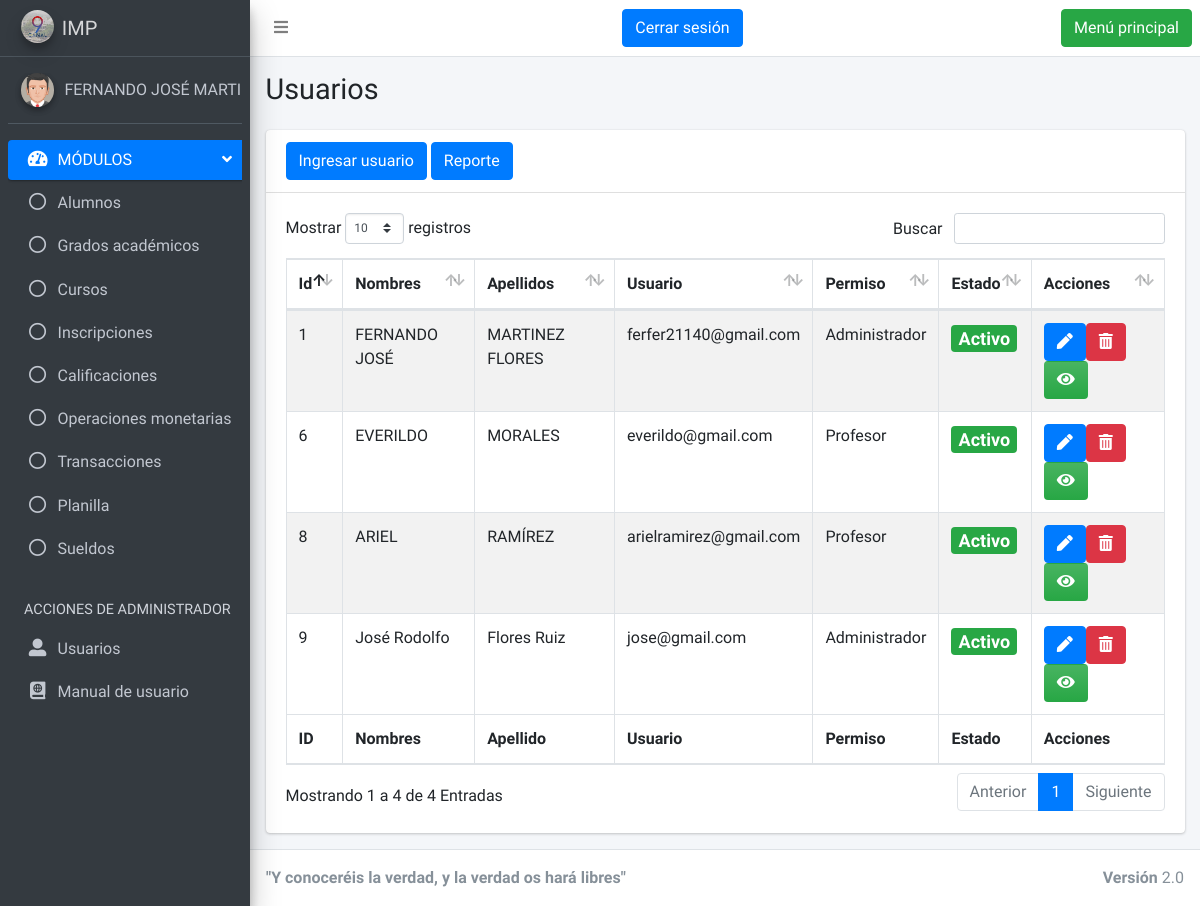
The app's page /vistas/usuario.php (signed in), older data.
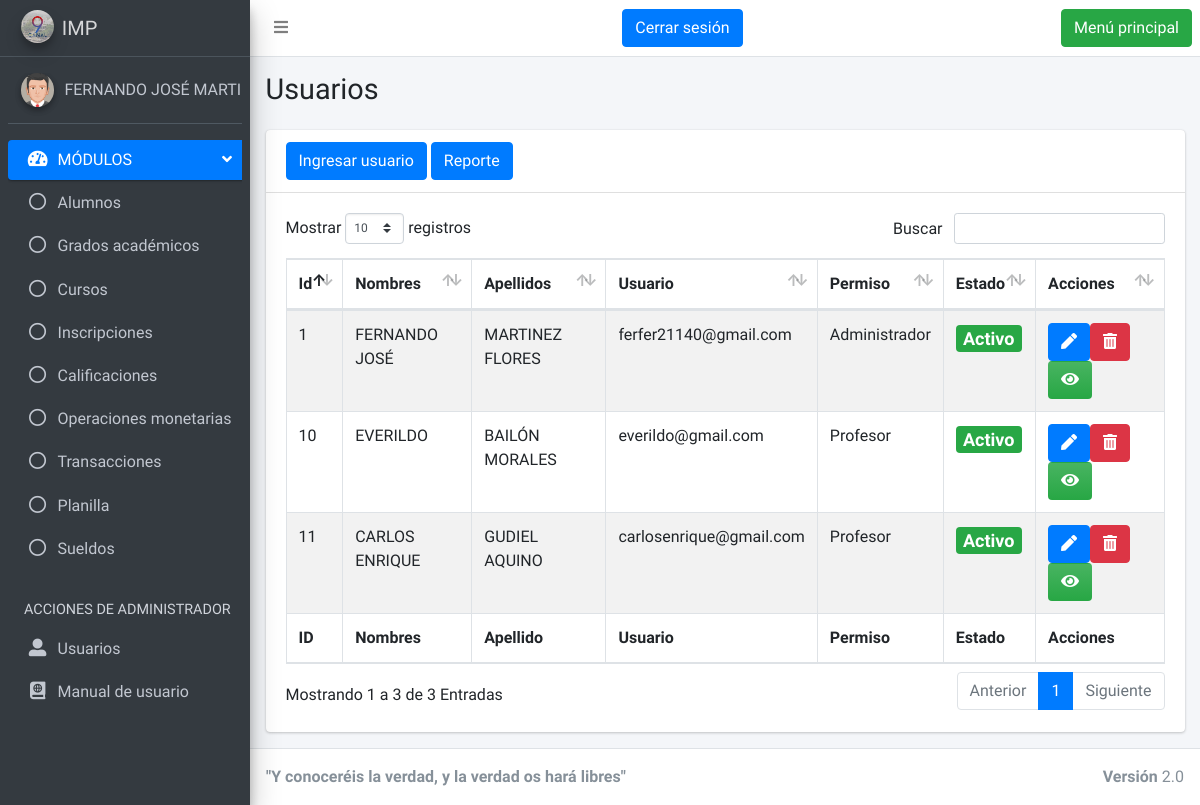
The same page, newer data.
### tables this page shows
CREATE TABLE `tblusuarios` (
  `id` int(10) UNSIGNED NOT NULL,
  `id_rol` int(10) UNSIGNED NOT NULL,
  `dpi` varchar(100) DEFAULT NULL,
  `nombres` varchar(100) NOT NULL,
  `apellidos` varchar(100) NOT NULL,
  `email` varchar(100) NOT NULL,
  `password` varchar(100) NOT NULL,
  `telefono` int(11) NOT NULL,
  `fotografia` longblob DEFAULT NULL,
  `fecha_commit` timestamp NOT NULL DEFAULT current_timestamp(),
  `estado` int(11) NOT NULL DEFAULT 1
);

### clases/Usuario.php (called while the page is built, shortened)
<?php
    class Usuario{
        public $id;
        public $idRol;
        public $nombres;
        public $apellidos;
        public $email;
        public $estado;
        public function getId(){
            return $this->id;
        }
        public function setId($_id){
            $this->id = $_id;
        }
        public function getIdRol(){
            return $this->idRol;
        }
        public function setIdRol($_idRol){
            $this->idRol = $_idRol;
        }
        public function getNombres(){
            return $this->nombres;
        }
        public function setNombres($_nombres){
            $this->nombres = $_nombres;
        }
        public function getApellidos(){
            return $this->apellidos;
        }
        public function setApellidos($_apellidos){
            $this->apellidos = $_apellidos;
        }
        public function getEmail(){
            return $this->email;
        }
        public function setEmail($_email){
            $this->email = $_email;
        }
        public function getEstado(){
            return $this->estado;
        }
        public function setEstado($_estado){
            $this->estado = $_estado;
        }
       public function obtenerUsuarios(){
    $conexion = new Conexion();
    $conexion->conectar();
    $resultadoUsuarios = array();
    $sql = "select *from tblusuarios";
    $ejecutar = mysqli_query($conexion->db, $sql);
    while($fila = mysqli_fetch_array($ejecutar)){
        $usuarioIndex = new Usuario();
            $usuarioIndex->setId($fila['id']);
            $usuarioIndex->setIdRol($fila['id_rol']);
            $usuarioIndex->setDpi($fila['dpi']);
            $usuarioIndex->setNombres($fila['nombres']);
            $usuarioIndex->setApellidos($fila['apellidos']);
            $usuarioIndex->setEmail($fila['email']);
            $usuarioIndex->setPassword($fila['password']);
            $usuarioIndex->setEstado($fila['estado']);
            $usuarioIndex->setFechaCommit($fila['fecha_commit']);
            $usuarioIndex->setTelefono($fila['telefono']);
            $usuarioIndex->setFotografia($fila['fotografia']);
        array_push($resultadoUsuarios,$usuarioIndex);
    }
    return $resultadoUsuarios;
    }
    }
?>

### db/Conexion.php (called while the page is built, shortened)
<?php
 class Conexion{
     public $hostname="localhost";
     public $username="root";
     public $password="";
     public $dbname="db_a6edc2_dbimp";
     public function getHostname(){
         return $this->hostname;
     }
     public function getUserName(){
         return $this->username;
     }
     public function getPassword(){
         return $this->password;
     }
     public function getDbName(){
         return $this->dbname;
     }
     public function conectar(){
        $this->db = mysqli_connect($this->getHostname(),$this->getUserName(), $this->getPassword())
        or die("<html><script language='JavaScript'>alert('¡No es posible conectarse a la base de datos! Vuelve a intentarlo más tarde.'),history.go(-1)</script></html>");
     }
}
?>

### vistas/usuario.php (the view, shortened to what the changed rows need)
<?php
include ("layout/header.php");
?>
<?php
include ("layout/nav.php");
?>
<div class="content-wrapper">
    <section class="content-header">
      <div class="container-fluid">
        <div class="row mb-2">
          <div class="col-sm-6">
            <h1>Usuarios</h1>
          </div>
        </div>
      </div>
    </section>
    <section class="content">
      <div class="container-fluid">
        <div class="row">
          <div class="col-12">
            <div class="card">
              <div class="card-header">
              <a type="submit" class="btn btn-primary" href="usuario_ingresar.php">Ingresar usuario</a>
              <a type="submit" class="btn btn-primary" target="_blank" href="../reportes/reporte_usuario.php">Reporte</a>
              </div>
              <div class="card-body">
                <table id="example1" class="table table-bordered table-striped">
                  <thead>
                  <tr>
                    <th>Id</th>
                    <th>Nombres</th>
                    <th>Apellidos</th>
                    <th>Usuario</th>
                    <th>Permiso</th>
                    <th>Estado</th>
                    <th>Acciones</th>
                  </tr>
                  </thead>
                  <tbody>
                <?php
                $usuario = new Usuario();
                $usuarioArray = $usuario->obtenerUsuarios();
                for($i=0; $i<sizeof($usuarioArray);$i++){
                  echo "<tr>";
                  $id = $usuarioArray[$i]->getId();
                  $nombre = $usuarioArray[$i]->getNombres();
                  $apellido = $usuarioArray[$i]->getApellidos();
                  $usuario = $usuarioArray[$i]->getEmail();
                  $permiso = $usuarioArray[$i]->getIdRol();
                  $estado = $usuarioArray[$i]->getEstado();
                  echo "
                    <td>$id</td>
                    <td>$nombre</td>
                    <td>$apellido</td>
                    <td>$usuario</td>";
                    if($permiso==1){
                      echo"<td>Administrador</td>";
                    }
                    if($permiso==2){
                        echo "<td>Profesor</td>";
                    }
                  if($estado==1){
                    echo "<td><h4><span class='badge bg-success'>Activo</span></h4></td>";
                  }else{
                    echo "<td><h4><span class='badge bg-danger'>Inactivo</span></h4></td>";
                  }
                    echo "<td><a type='submit' href='usuario_editar.php?id=$id' class='btn btn-primary'>
                    <i class='fas fa-pen'></i>
                    </a>";
                    if($estado==1){
                    echo"<a type='submit' class='btn btn-danger' id='btnEliminar' href='../crud/eliminarUsuario.php?id=$id'>
                    <i class='fas fa-trash-alt'></i>
                    </a>";
                    }else{
                      echo"<a type='submit' class='btn btn-warning' id='btnReactivar' href='../crud/reactivarUsuario.php?id=$id'>
                    <i class='fa fa-arrow-left'></i>
                    </a>";
                    }
                    echo"<a type='submit' href='usuario_vista.php?id=$id'class='btn bg-gradient-success'>
                    <i class='fas fa-eye'></i>
                    </a></td>";
                  echo "</tr>";
                }
                  ?>
                  </tbody>
                  <tfoot>
                  <tr>
                  <th>ID</th>
                  <th>Nombres</th>
                  <th>Apellido</th>
                  <th>Usuario</th>
                  <th>Permiso</th>
                  <th>Estado</th>
                  <th>Acciones</th>
                  </tr>
                  </tfoot>
                </table>
              </div>
            </div>
          </div>
        </div>
      </div>
    </section>
  </div>
<?php
include ("layout/footer.php");
?>

Row changes from the older to the newer data that the page shows:
removed tblusuarios: id "6", nombres "EVERILDO", apellidos "MORALES", email "everildo@gmail.com", shows "Profesor", estado "Activo"
removed tblusuarios: id "8", nombres "ARIEL", apellidos "RAMÍREZ", email "arielramirez@gmail.com", shows "Profesor", estado "Activo"
removed tblusuarios: id "9", nombres "José Rodolfo", apellidos "Flores Ruiz", email "jose@gmail.com", shows "Administrador", estado "Activo"
added tblusuarios: id "10", nombres "EVERILDO", apellidos "BAILÓN MORALES", email "everildo@gmail.com", shows "Profesor", estado "Activo"
added tblusuarios: id "11", nombres "CARLOS ENRIQUE", apellidos "GUDIEL AQUINO", email "carlosenrique@gmail.com", shows "Profesor", estado "Activo"
Text that changed along with them:
text written by a page script: "Mostrar registros Buscar Mostrando 1 a 4 de 4 Entradas Anterior 1 Siguiente" → "Mostrar registros Buscar Mostrando 1 a 3 de 3 Entradas Anterior 1 Siguiente"
